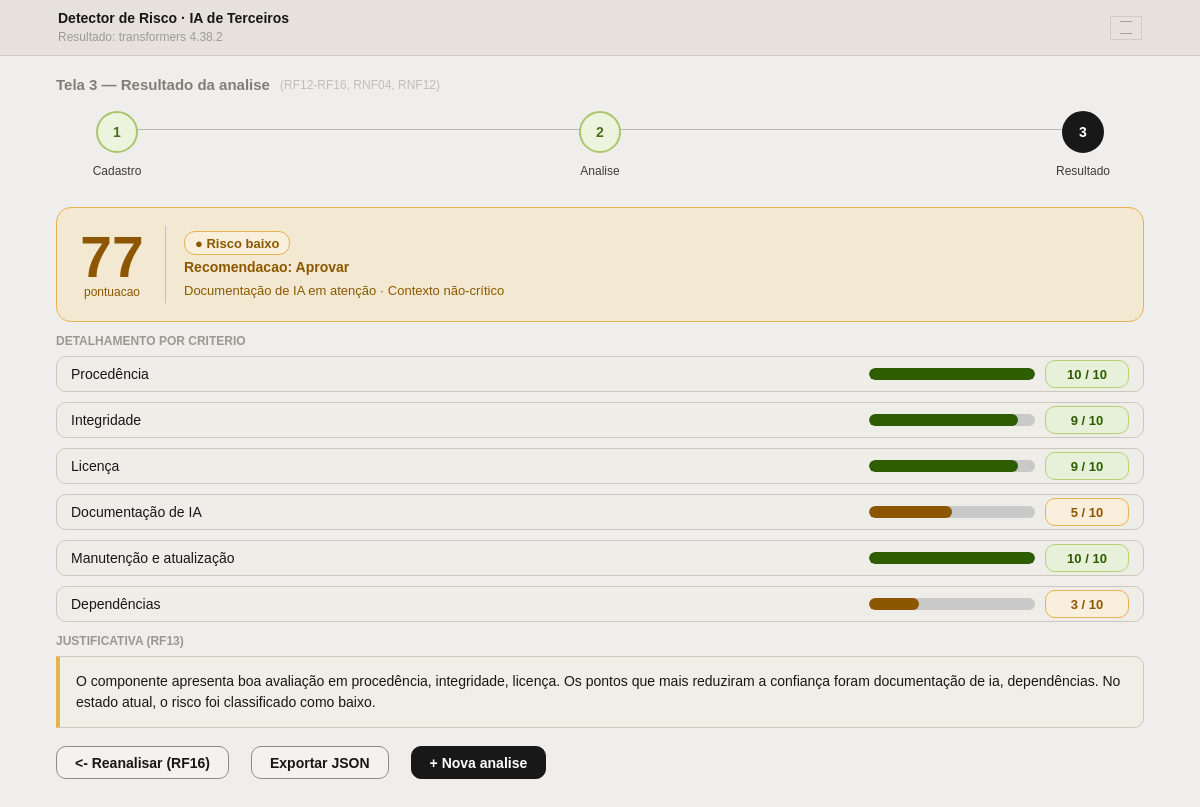
The page /resultado/9 on the database its author committed.
### tables this page shows
CREATE TABLE analyses (
    id INTEGER PRIMARY KEY AUTOINCREMENT,
    component_name TEXT NOT NULL,
    component_version TEXT NOT NULL,
    component_type TEXT NOT NULL,
    score INTEGER NOT NULL,
    risk_level TEXT NOT NULL,
    recommendation TEXT NOT NULL,
    summary_line TEXT NOT NULL,
    justification TEXT NOT NULL,
    criteria_scores_json TEXT NOT NULL,
    created_at TEXT NOT NULL
);

### app/presentation/routes_web.py (the view)
@router.get("/resultado/{analysis_id}", response_class=HTMLResponse)
def resultado(request: Request, analysis_id: int):
    result = analysis_service.get_result(analysis_id)
    if not result:
        raise HTTPException(status_code=404, detail="Análise não encontrada")
    return templates.TemplateResponse(request, "resultado.html", {"request": request, "result": result})

### app/templates/resultado.html (shortened to what this page needs)
{% extends 'base.html' %}
{% block subtitle %}
<p class="subtitle">Resultado: {{ result.component_name }} {{ result.component_version }}</p>
{% endblock %}
{% block content %}
<section class="screen-head">
    <h2>Tela 3 — Resultado da analise</h2>
    <span class="screen-meta">(RF12-RF16, RNF04, RNF12)</span>
</section>
<nav class="timeline" aria-label="Etapas do fluxo">
    <div class="timeline-step done">
        <div class="timeline-circle">1</div>
        <span>Cadastro</span>
    </div>
    <div class="timeline-step done">
        <div class="timeline-circle">2</div>
        <span>Analise</span>
    </div>
    <div class="timeline-step active current dark">
        <div class="timeline-circle">3</div>
        <span>Resultado</span>
    </div>
</nav>
<section class="result-hero">
    <div class="score-side">
        <div class="score-main">{{ result.score }}</div>
        <div class="score-sub">pontuacao</div>
    </div>
    <div class="hero-content">
        <div class="risk-badge risk-{{ result.risk_level.value|lower|replace('é', 'e') }}">● Risco {{ result.risk_level.value|lower }}</div>
        <div class="hero-title">Recomendacao: {{ result.recommendation.value }}</div>
        <div class="hero-subtitle">{{ result.summary_line }}</div>
    </div>
</section>
<section class="detail-section">
    <h3>DETALHAMENTO POR CRITERIO</h3>
    <div class="criteria-bars">
        {% for item in result.criteria_scores %}
            {% set tone = 'warn' if item.score <= 6 else 'good' %}
            <div class="criterion-row">
                <div class="criterion-label">{{ item.label }}</div>
                <div class="bar-group">
                    <div class="bar-track">
                        <div class="bar-fill {{ tone }}" style="width: {{ item.score * 10 }}%"></div>
                    </div>
                    <div class="bar-score {{ tone }}">{{ item.score }} / 10</div>
                </div>
            </div>
        {% endfor %}
    </div>
</section>
<section class="detail-section">
    <h3>JUSTIFICATIVA (RF13)</h3>
    <div class="justification-box">{{ result.justification }}</div>
</section>
<div class="button-row spaced wider-gap">
    <a class="btn btn-light" href="/">&lt;- Reanalisar (RF16)</a>
    <a class="btn btn-light" href="/resultado/{{ result.id }}/export">Exportar JSON</a>
    <a class="btn btn-dark" href="/">+ Nova analise</a>
</div>
{% endblock %}

### app/static/css/styles.css (style rules this page uses)
:root { --page-bg: #e9e8e6; --frame-bg: #efeeec; --header-bg: #e6e2db; --header-line: #d0ccc4; --text: #171717; --soft-text: #9d9a95; --soft-line: #cfcac2; --input-bg: #ebe9e3; --input-line: #c9c4bb; --dark: #181818; --green: #b8d682; --green-deep: #2e5d00; --green-soft: #e5f0d6; --orange: #e7b24f; --orange-deep: #8c5700; --orange-soft: #f5ead5; --red: #efb6b6; --red-deep: #821b1b; --red-soft: #f9e6e6; --track: #c9c9c9; }
* { box-sizing: border-box; }
body { margin: 0; font-family: Arial, Helvetica, sans-serif; background: var(--page-bg); color: var(--text); }
.subtitle { margin: 4px 0 0; font-size: 12px; color: var(--soft-text); }
.screen-head { display: flex; align-items: center; gap: 10px; margin-bottom: 10px; }
.screen-head h2 { margin: 0; font-size: 15px; font-weight: 700; color: #837d75; }
.screen-meta { font-size: 12px; color: #c1beb9; }
.timeline { position: relative; display: flex; justify-content: space-between; margin: 12px 6px 28px; padding-top: 6px; }
.timeline-step { position: relative; z-index: 1; width: 110px; text-align: center; }
.timeline-circle { width: 42px; height: 42px; margin: 0 auto 8px; border-radius: 50%; border: 2px solid #bdb8b0; background: var(--frame-bg); color: #7e7b76; font-size: 14px; font-weight: 700; display: grid; place-items: center; }
.timeline-step span { font-size: 12px; color: #3e3d3a; }
.timeline-step.current .timeline-circle { background: var(--dark); border-color: var(--dark); color: #fff; }
.timeline-step.done .timeline-circle { background: #edf4de; border-color: #aac56c; color: #4c6d1d; }
.timeline-step.dark .timeline-circle { background: var(--dark); border-color: var(--dark); color: #fff; }
.field span, .criteria-box h3, .detail-section h3 { display: block; margin-bottom: 8px; font-size: 12px; font-weight: 700; color: #9c988f; }
.button-row { display: flex; align-items: center; gap: 22px; margin-top: 18px; }
.button-row.spaced { justify-content: flex-start; }
.button-row.wider-gap { gap: 22px; }
.btn { height: 33px; padding: 0 18px; border-radius: 10px; font-size: 14px; font-weight: 700; display: inline-flex; align-items: center; justify-content: center; text-decoration: none; cursor: pointer; }
.btn-light { background: #f4f2ee; border: 1px solid #8f8a83; color: #171717; }
.btn-dark { background: var(--dark); border: 1px solid var(--dark); color: #fff; }
.result-hero { min-height: 115px; border: 1px solid var(--orange); background: #f3e9d2; border-radius: 15px; display: flex; align-items: center; padding: 18px 20px; gap: 18px; margin-bottom: 12px; }
.score-side { width: 70px; text-align: center; }
.score-main { font-size: 57px; line-height: 0.95; font-weight: 700; color: var(--orange-deep); }
.score-sub { font-size: 12px; color: var(--orange-deep); }
.hero-content { flex: 1; }
.risk-badge { display: inline-flex; align-items: center; gap: 6px; height: 24px; padding: 0 10px; border-radius: 11px; font-size: 13px; font-weight: 700; border: 1px solid var(--orange); color: var(--orange-deep); background: #f8efdc; }
.hero-title { font-size: 14px; font-weight: 700; color: var(--orange-deep); margin-top: 4px; }
.hero-subtitle { font-size: 13px; color: var(--orange-deep); margin-top: 8px; }
.detail-section { margin-top: 10px; }
.criteria-bars { display: grid; gap: 10px; }
.criterion-row { height: 36px; border: 1px solid #cdc7bd; border-radius: 10px; background: #efede8; display: flex; align-items: center; padding: 0 14px; gap: 14px; }
.criterion-label { flex: 1; font-size: 14px; }
.bar-group { width: 260px; display: flex; align-items: center; gap: 10px; }
.bar-track { flex: 1; height: 12px; border-radius: 7px; background: var(--track); overflow: hidden; }
.bar-fill { height: 100%; border-radius: 7px; }
.bar-fill.good { background: var(--green-deep); }
.bar-fill.warn { background: var(--orange-deep); }
.bar-score { min-width: 84px; height: 28px; border-radius: 10px; font-size: 13px; font-weight: 700; display: inline-flex; align-items: center; justify-content: center; border: 1px solid #b5d271; background: #e7f0d8; color: var(--green-deep); }
.bar-score.warn { border-color: var(--orange); background: #faefdc; color: var(--orange-deep); }
.justification-box { min-height: 58px; border: 1px solid #cfc8bd; border-left: 4px solid var(--orange); background: #f1eee8; border-radius: 0 10px 10px 0; padding: 14px 16px; font-size: 14px; line-height: 1.5; }

### rows shown on the page
analyses: component_name "transformers", component_version "4.38.2", score "77", risk_level.value "baixo", recommendation.value "Aprovar", summary_line "Documentação de IA em atenção · Contexto não-crítico", justification "O componente apresenta boa avaliação em procedência, integridade, licença. Os pontos que mais reduziram a confiança foram documentação de ia, dependências. No estado atual, o risco foi classificado como baixo."

### other values the page prints
{{ item.label }} "Procedência" "Integridade" "Licença" "Documentação de IA" "Manutenção e atualização" "Dependências"
{{ item.score }} "10" "9" "9" "5" "10" "3"
